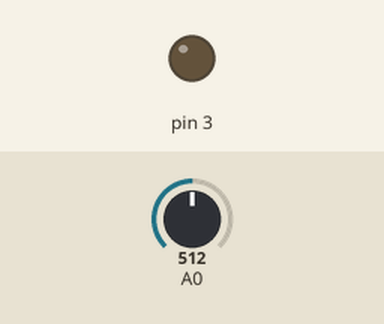
A sketch run on a simulated Arduino Uno, built with avr-gcc and run on an emulated ATmega328P. Parts: output pins drawn as LEDs (lit = HIGH). The test bench sets the inputs (shaded band); at power-on: A0 = 512. What the sketch prints to the serial monitor is not drawn.

Above: at 0.1 s.
At 10.2 s:
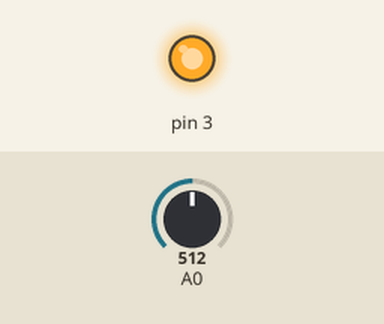
Timing chart, 0 to 11.7 s (numbered marks = the images above):
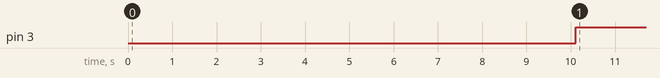

The sketch:

ProblemSet_3.ino
```cpp
int minLight = 1000;
int maxLight = 0;

void calibrateLight() {
  int n;
  for (n = 0; n < 1000; n++) { // take 1000 samples
        delay(10);
    int light = analogRead(A0);
    if (light < minLight)
      minLight = light;    // update = dmin
    if (light > maxLight)
      maxLight = light;   // update = dmax
  }
}

int lightMap(int light){
  int m = (int)((light-minLight)*255./(maxLight-minLight));
    m = 255-m;

    if(m<0) return 0;
    else if (m>255) return 255;
    else return m;
  }


void setup() {
  Serial.begin(9600);
  calibrateLight();
  Serial.println(minLight);
  Serial.println(maxLight);
  Serial.println("---------------------------------");
}

void loop() {

  int light = analogRead(A0);
  Serial.println(light);
  int ledLevel = lightMap(light);
  Serial.println(ledLevel);
  analogWrite(3, ledLevel);

  delay(50);
}
```

Measured:
- by itself, pin 3: LOW → HIGH at 10.1 s
